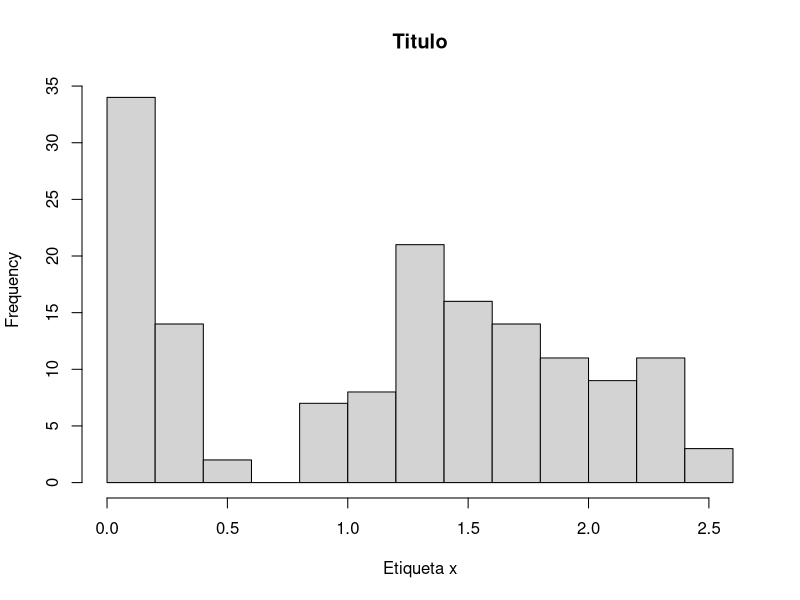

Source code (R):



library(tidyverse)
library(datasets)  # importing datasets



# carga y preparacion de datos #


?iris # help about iris dataset
df <- iris
head(df)
df
test <- read_csv('prueba.csv')


hist(df$Petal.Width,
     main = 'Titulo',
     xlab = 'Etiqueta x')
